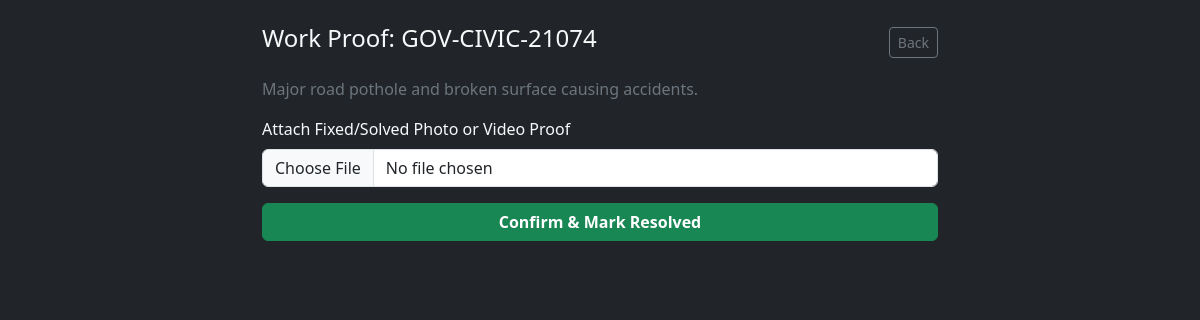
The app's page /resolve/GOV-CIVIC-21074 (signed in) with its own data.
### tables this page shows
CREATE TABLE complaints (
            id INTEGER PRIMARY KEY AUTOINCREMENT,
            ticket_id TEXT,
            description TEXT,
            priority TEXT,
            department TEXT,
            image_name TEXT,
            status TEXT,
            created_at TEXT
        , resolution_image TEXT, media_name TEXT, media_type TEXT, resolution_media TEXT, resolution_media_type TEXT, reject_reason TEXT, location TEXT, map_url TEXT, user_id INTEGER, gov_dept_id TEXT);

### app.py (the view)
@app.route('/resolve/<ticket_id>')
def resolve_page(ticket_id):
    if not session.get('admin_logged'):
        return redirect('/login')
    conn = sqlite3.connect(DB_NAME)
    conn.row_factory = sqlite3.Row
    cursor = conn.cursor()
    cursor.execute("SELECT * FROM complaints WHERE ticket_id = ?", (ticket_id,))
    ticket = cursor.fetchone()
    conn.close()
    if not ticket:
        return redirect('/admin')
    keys = ticket.keys()
    c_media = ticket['media_name'] if 'media_name' in keys and ticket['media_name'] else (ticket['image_name'] if 'image_name' in keys and ticket['image_name'] else None)
    c_type = ticket['media_type'] if 'media_type' in keys and ticket['media_type'] else get_media_type(c_media)
    dept_data = DEPARTMENT_OFFICERS.get(ticket['department'], DEPARTMENT_OFFICERS["Central Grievance Cell (Municipal Authority)"])
    g_id = ticket['gov_dept_id'] if 'gov_dept_id' in keys and ticket['gov_dept_id'] else dept_data["dept_id"]
    ticket_data = {
        'ticket_id': ticket['ticket_id'],
        'gov_dept_id': g_id,
        'description': ticket['description'],
        'department': ticket['department'],
        'priority': ticket['priority'],
        'location': ticket['location'] if 'location' in keys and ticket['location'] else "Not Specified",
        'map_url': ticket['map_url'] if 'map_url' in keys and ticket['map_url'] else "",
        'created_at': ticket['created_at'],
        'citizen_media': c_media,
        'citizen_url': get_media_url(c_media),
        'citizen_type': c_type
    }
    return render_template('resolve.html', ticket=ticket_data)

### app.py (called while the page is built)
def get_media_url(filename):
    if not filename: return None
    if os.path.exists(os.path.join(CITIZEN_FOLDER, filename)): return f"/static/uploads/citizen_evidence/{filename}"
    if os.path.exists(os.path.join(WORK_FOLDER, filename)): return f"/static/uploads/work_proof/{filename}"
    if os.path.exists(os.path.join(UPLOAD_FOLDER, filename)): return f"/static/uploads/{filename}"
    return None

### templates/resolve.html (shortened to what this page needs)
<!DOCTYPE html>
<html lang="en">
<head>
    <link href="https://cdn.jsdelivr.net/npm/bootstrap@5.3.0/dist/css/bootstrap.min.css" rel="stylesheet">
</head>
<body class="bg-dark text-light p-4">
    <div class="container" style="max-width: 700px;">
        <div class="d-flex justify-content-between align-items-center mb-3">
            <h4>Work Proof: {{ ticket.ticket_id }}</h4>
            <button type="button" onclick="history.back()" class="btn btn-outline-secondary btn-sm">Back</button>
        </div>
        <p class="text-secondary">{{ ticket.description }}</p>
        <form action="/resolve_ticket/{{ ticket.ticket_id }}" method="POST" enctype="multipart/form-data">
            <div class="mb-3">
                <label class="form-label">Attach Fixed/Solved Photo or Video Proof</label>
                <input type="file" name="proof_media" class="form-control" accept="image/*,video/*" required>
            </div>
            <button type="submit" class="btn btn-success w-100 fw-bold">Confirm & Mark Resolved</button>
        </form>
    </div>
</body>
</html>

### records on screen
complaints: ticket_id "GOV-CIVIC-21074", description "Major road pothole and broken surface causing accidents."
